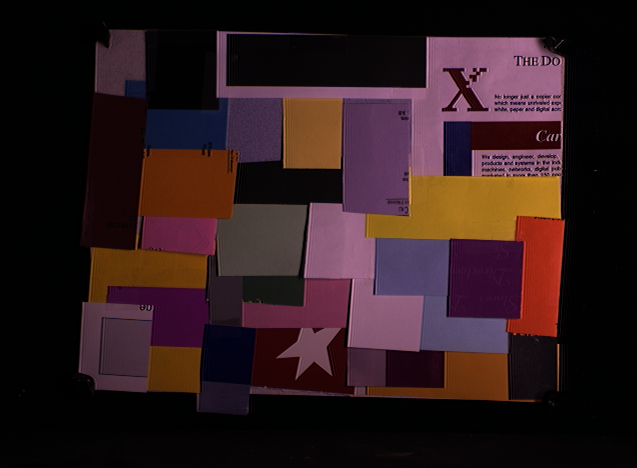
%> input picture demo_JORDER_release/Util/weighted_GE/mondrian.tif, 637 x 468 px
$ octave ColorConstancyDemo.m   (GNU Octave 9; MATLAB toolbox functions it lacks are replaced by stand-ins)
%> lines starting %> are read from the running program, lines starting %| are printed output that depends on the picture; in (x1, y1, x2, y2) boxes, pixels count from 0 and x2, y2 are one past the last pixel; in counts of white or black regions, pixels touching at a corner belong together; the program's own positions count from 1
### demo_JORDER_release/Util/weighted_GE/dilation33.m
function out = dilation33( in, it )

if ( nargin<2 )
    it = 1;
end

hh = size( in, 1 );
ll = size( in, 2 );
out = zeros( hh, ll, 3 );

while( it > 0 )
    it = it - 1;
    out(:,:,1) = [in(2:hh, :); in(hh, :)];
    out(:,:,2) = in;
    out(:,:,3) = [in(1, :); in(1:hh-1, :)];
    out2 = max( out, [], 3 );
    out(:,:,1) = [out2(:, 2:ll), out2(:, ll)];
    out(:,:,2) = out2;
    out(:,:,3) = [out2(:, 1), out2(:, 1:ll-1)];
    out = max( out, [], 3 );
    in = out;
end

### demo_JORDER_release/Util/weighted_GE/general_cc.m
% general_cc: estimates the light source of an input_image.
%
% Depending on the parameters the estimation is equal to Grey-Wolrd, Max-RGB, general Grey-World,
% Shades-of-Gray or Grey-Edge algorithm.
%
% SYNOPSIS:
%    [white_R ,white_G ,white_B,output_data] = general_cc(input_data,njet,mink_norm,sigma,mask_im)
%
% INPUT :
%   input_data    : color input image (NxMx3)
%	njet          : the order of differentiation (range from 0-2).
%	mink_norm     : minkowski norm used (if mink_norm==-1 then the max
%                   operation is applied which is equal to minkowski_norm=infinity).
%   mask_im       : binary images with zeros on image positions which
%                   should be ignored.
% OUTPUT:
%   [white_R,white_G,white_B]           : illuminant color estimation
%   output_data                         : color corrected image

% LITERATURE :
%
% J. van de Weijer, Th. Gevers, A. Gijsenij
% "Edge-Based Color Constancy"
% IEEE Trans. Image Processing, accepted 2007.
%
% The paper includes references to other Color Constancy algorithms
% included in general_cc.m such as Grey-World, and max-RGB, and
% Shades-of-Gray.
%
% Source-code courtesy of Joost van de Weijer
%
function [white_R ,white_G ,white_B,output_data] = general_cc( input_data, njet, mink_norm, sigma, mask_im )

if ( nargin < 2 ), njet = 0; end
if ( nargin < 3 ), mink_norm = 1; end
if ( nargin < 4 ), sigma = 1; end
if ( nargin < 5 ), mask_im = zeros( size( input_data, 1 ), size( input_data, 2 ) ); end

% remove all saturated points
saturation_threshold = 255;
mask_im2 = mask_im + ( dilation33( double( max( input_data, [], 3 ) >= saturation_threshold ) ) );
mask_im2 = double( mask_im2 == 0 );
mask_im2 = set_border( mask_im2, sigma + 1, 0 );
% the mask_im2 contains pixels higher saturation_threshold and which are
% not included in mask_im.

output_data = input_data;

if( njet == 0 )
  if( sigma ~= 0 )
    for ii = 1:3
      input_data(:, :, ii) = gDer( input_data(:,:,ii), sigma, 0, 0 );
    end
  end
end

if( njet > 0 )
  [Rx, Gx ,Bx] = norm_derivative( input_data, sigma, njet );

  input_data(:, :, 1) = Rx;
  input_data(:, :, 2) = Gx;
  input_data(:, :, 3) = Bx;
end

input_data = abs( input_data );

if ( mink_norm ~= -1 ) % minkowski norm = (1,infinity >
    kleur = power( input_data, mink_norm );

    white_R = power( sum( sum( kleur(:, :, 1).*mask_im2 ) ), 1/mink_norm );
    white_G = power( sum( sum( kleur(:, :, 2).*mask_im2 ) ), 1/mink_norm );
    white_B = power( sum( sum( kleur(:, :, 3).*mask_im2 ) ), 1/mink_norm );

    som = sqrt( white_R^2 + white_G^2 + white_B^2 );

    white_R = white_R/som;
    white_G = white_G/som;
    white_B = white_B/som;
else                    %minkowski-norm is infinit: Max-algorithm
    R = input_data(:, :, 1);
    G = input_data(:, :, 2);
    B = input_data(:, :, 3);

    white_R = max( R(:).*mask_im2(:) );
    white_G = max( G(:).*mask_im2(:) );
    white_B = max( B(:).*mask_im2(:) );

    som=sqrt(white_R^2+white_G^2+white_B^2);

    white_R = white_R/som;
    white_G = white_G/som;
    white_B = white_B/som;
end
output_data(:, :, 1) = output_data(:, :, 1)/( white_R*sqrt(3) );
output_data(:, :, 2) = output_data(:, :, 2)/( white_G*sqrt(3) );
output_data(:, :, 3) = output_data(:, :, 3)/( white_B*sqrt(3) );

### demo_JORDER_release/Util/weighted_GE/set_border.m
function out = set_border( in, width, method )
% sets border to either zero method=0,or method=1 to average
if ( nargin < 3 )
  method = 1;
end

temp = ones( size( in ) );
[y x] = ndgrid( 1:size( in, 1 ), 1:size( in, 2 ) );
temp = temp.*( ( x < size( temp, 2 ) - width + 1 ) & ( x > width ) );
temp = temp.*( ( y < size( temp, 1 ) - width + 1 ) & ( y > width ) );
out  = temp.*in;
if ( method == 1 )
  out = out + ( sum( out(:) )./sum( temp(:) ) )*( ones( size( in ) ) - temp );
end

### demo_JORDER_release/Util/weighted_GE/fill_border.m
function out = fill_border( in, bw )

hh = size( in, 1 );
ww = size( in, 2 );
dd = size( in, 3 );

if( dd == 1 )
  out = zeros( hh+bw*2, ww+bw*2 );

  out( 1:bw, 1:bw )                       = ones( bw, bw ).*in( 1, 1 );
  out( bw+hh+1:2*bw+hh, 1:bw )            = ones( bw, bw ).*in( hh, 1 );
  out( 1:bw, bw+1+ww:2*bw+ww )            = ones( bw, bw ).*in( 1, ww );
  out( bw+hh+1:2*bw+hh, bw+1+ww:2*bw+ww ) = ones( bw, bw ).*in( hh, ww );
  out( bw+1:bw+hh, bw+1:bw+ww )           = in;
  out( 1:bw, bw+1:bw+ww )                 = ones( bw, 1 )*in( 1, : );
  out( bw+hh+1:2*bw+hh, bw+1:bw+ww )      = ones( bw, 1 )*in( hh, : );
  out( bw+1:bw+hh, 1:bw )                 = in( :, 1 )*ones( 1, bw );
  out( bw+1:bw+hh, bw+ww+1:2*bw+ww )      = in( :, ww )*ones( 1, bw );
else
  out = zeros( hh+bw*2, ww+bw*2, dd );
  for( ii = 1:dd )
    out( 1:bw, 1:bw, ii )                       = ones( bw, bw ).*in( 1, 1, ii );
    out( bw+hh+1:2*bw+hh, 1:bw, ii )            = ones( bw, bw ).*in( hh, 1, ii );
    out( 1:bw, bw+1+ww:2*bw+ww, ii )            = ones( bw, bw ).*in( 1, ww, ii );
    out( bw+hh+1:2*bw+hh, bw+1+ww:2*bw+ww, ii ) = ones( bw, bw ).*in( hh, ww, ii );
    out( bw+1:bw+hh, bw+1:bw+ww, ii )           = in( :, :, ii );
    out( 1:bw, bw+1:bw+ww, ii )                 = ones( bw, 1 )*in( 1, :, ii );
    out( bw+hh+1:2*bw+hh, bw+1:bw+ww, ii )      = ones( bw, 1 )*in( hh, :, ii );
    out( bw+1:bw+hh, 1:bw, ii )                 = in( :, 1, ii )*ones( 1, bw );
    out( bw+1:bw+hh, bw+ww+1:2*bw+ww, ii )      = in( :, ww, ii )*ones( 1, bw );
  end
end

### demo_JORDER_release/Util/weighted_GE/gDer.m
function [H] = gDer( f, sigma, iorder, jorder )

break_off_sigma = 3.;
filtersize = floor( break_off_sigma*sigma + 0.5 );

f = fill_border( f, filtersize );

x = -filtersize:1:filtersize;

Gauss = 1/( sqrt( 2*pi )*sigma )*exp( ( x.^2 )/( -2*sigma*sigma ) );

switch( iorder )
  case 0
    Gx = Gauss/sum( Gauss );
  case 1
    Gx = -( x/sigma^2 ).*Gauss;
    Gx = Gx./( sum( sum( x.*Gx ) ) );
  case 2
    Gx = ( x.^2/sigma^4 - 1/sigma^2 ).*Gauss;
    Gx = Gx - sum( Gx )/size( x, 2 );
    Gx = Gx/sum( 0.5*x.*x.*Gx );
end
H = filter2( Gx, f );

switch( jorder )
  case 0
    Gy =  Gauss/sum( Gauss );
  case 1
    Gy  =  -( x/sigma^2 ).*Gauss;
    Gy  =  Gy./( sum( sum( x.*Gy ) ) );
  case 2
    Gy = ( x.^2/sigma^4 - 1/sigma^2 ).*Gauss;
    Gy = Gy - sum( Gy )/size( x,2 );
    Gy = Gy/sum( 0.5*x.*x.*Gy );
end
H = filter2( Gy', H );

H = H( filtersize+1:size( H, 1 ) - filtersize, filtersize + 1:size( H, 2 ) - filtersize );

### demo_JORDER_release/Util/weighted_GE/norm_derivative.m
function [Rw, Gw, Bw] = norm_derivative(in, sigma, order)

if ( nargin < 3 )
  order = 1;
end

R = in(:, :, 1);
G = in(:, :, 2);
B = in(:, :, 3);

if ( order == 1 )
  Rx = gDer( R, sigma, 1, 0 );
  Ry = gDer( R, sigma, 0, 1 );
  Rw = sqrt( Rx.^2 + Ry.^2 );

  Gx = gDer( G, sigma, 1, 0 );
  Gy = gDer( G, sigma, 0, 1 );
  Gw = sqrt( Gx.^2 + Gy.^2 );

  Bx = gDer( B, sigma, 1, 0 );
  By = gDer( B, sigma, 0, 1 );
  Bw = sqrt( Bx.^2 + By.^2 );
end

if ( order==2 )        %computes frobenius norm
    Rxx = gDer( R, sigma, 2, 0 );
    Ryy = gDer( R, sigma, 0, 2 );
    Rxy = gDer( R, sigma, 1, 1 );
    Rw  = sqrt( Rxx.^2 + 4*Rxy.^2 + Ryy.^2 );

    Gxx = gDer( G, sigma, 2, 0 );
    Gyy = gDer( G, sigma, 0, 2 );
    Gxy = gDer( G, sigma, 1, 1 );
    Gw  = sqrt( Gxx.^2 + 4*Gxy.^2 + Gyy.^2 );

    Bxx = gDer( B, sigma, 2, 0 );
    Byy = gDer( B, sigma, 0, 2 );
    Bxy = gDer( B, sigma, 1, 1 );
    Bw  = sqrt( Bxx.^2 + 4*Bxy.^2 + Byy.^2 );
end

### demo_JORDER_release/Util/weighted_GE/weightedGE.m
%  weightedGE: estimates the illuminant based on weighted Grey-Edge method
%
%
% SYNOPSIS:
%    [white_R ,white_G ,white_B,output_data] = weightedGE(input_data, kappa, mink_norm, sigma, mask_im)
%
% INPUT :
%   input_data    : color input image (NxMx3)
%   kappa         : weight-map construction parameter
%   mink_norm     : minkowski norm used (infinity not implemented).
%   mask_cal      : binary images with zeros on image positions which
%                   should be ignored (e.g. of calibration object)
%
% OUTPUT:
%   [white_R,white_G,white_B]           : illuminant color estimation
%   output_data                         : color corrected image
%

% LITERATURE :
%
% Arjan Gijsenij, Theo Gevers, Joost van de Weijer
% "Improving Color Constancy by Photometric Edge Weighting"
% IEEE Trans. on Pattern Analysis and Machine Intellignece, vol. 34(5):918-929, 2012.
%
% Source-code courtesy of Joost van de Weijer
%
function [white_R ,white_G ,white_B, output_im] = weightedGE( input_im, kappa, mink_norm, sigma, mask_cal )

if( nargin < 2 ), kappa = 1; end
if( nargin < 3 ), mink_norm = 1; end
if( nargin < 4 ), sigma = 1; end
if( nargin < 5 ), mask_cal = zeros( size( input_im, 1 ), size( input_im, 2 ) ); end

iter = 10;     % number of iterations

tmp_ill = [1/sqrt(3) 1/sqrt(3) 1/sqrt(3)];   % start iteration with white illuminate estimate
final_ill = tmp_ill;

input_im = double( input_im );
tmp_image = input_im;
flag = 1;
while( iter && flag )     % iteratively improve illuminant estimate
    iter = iter - 1;
    tmp_image(:, :, 1) = tmp_image(:, :, 1) ./ ( sqrt(3)*( tmp_ill(1) ) );
    tmp_image(:, :, 2) = tmp_image(:, :, 2) ./ ( sqrt(3)*( tmp_ill(2) ) );
    tmp_image(:, :, 3) = tmp_image(:, :, 3) ./ ( sqrt(3)*( tmp_ill(3) ) );

    [sp_var, Rw, Gw, Bw] = compute_spvar( tmp_image, sigma );

    mask_zeros = max( Rw, max( Gw, Bw ) ) < eps; % exclude zero gradients
    mask_pixels = ( dilation33( double( max( tmp_image, [], 3) == 255 ) ) ); % exclude saturated pixels
    mask = logical( set_border( double( ( mask_cal | mask_pixels | mask_zeros ) == 0 ), sigma+1, 0 ) );

    grad_im = sqrt( Rw.^2 + Gw.^2 + Bw.^2 );

    weight_map = ( sp_var./( grad_im ) ).^kappa;
    weight_map( weight_map > 1 ) = 1;

    data_Rx = power( Rw.*( weight_map ), mink_norm );
    data_Gx = power( Gw.*( weight_map ), mink_norm );
    data_Bx = power( Bw.*( weight_map ), mink_norm );

    tmp_ill(1) = power( sum( data_Rx( mask(:) ) ), 1/mink_norm );
    tmp_ill(2) = power( sum( data_Gx( mask(:) ) ), 1/mink_norm );
    tmp_ill(3) = power( sum( data_Bx( mask(:) ) ), 1/mink_norm );

    tmp_ill = tmp_ill ./ norm( tmp_ill );
    final_ill = final_ill.*tmp_ill;
    final_ill = final_ill ./ norm( final_ill );
    if ( ( acos( tmp_ill*( 1/sqrt(3)*[1 1 1]' ) )/pi*180 ) < 0.05 )  %stop iteration if chance smaller 0.05 degree (angular error)
      flag = 0;
    end
end
white_R = final_ill(1);
white_G = final_ill(2);
white_B = final_ill(3);
if ( nargout > 1 )
  output_im(:, :, 1) = input_im(:, :, 1) ./ ( sqrt(3)*( final_ill(1) ) );
  output_im(:, :, 2) = input_im(:, :, 2) ./ ( sqrt(3)*( final_ill(2) ) );
  output_im(:, :, 3) = input_im(:, :, 3) ./ ( sqrt(3)*( final_ill(3) ) );
end

### demo_JORDER_release/Util/weighted_GE/compute_spvar.m
function [sp_var, Rw, Gw, Bw] = compute_spvar( im, sigma )
% Compute only the specular variant.
% The weighting scheme returned by this function is the same
% as returned by compute_qi.m but much faster. This function
% only calculates the specular variant (giving the best results),
% while compute_qi.m also calculates the other weighting schemes
% used in [Gijsenij et al., PAMI 2012].
%


%split color channels
R = double( im(:,:,1) );
G = double( im(:,:,2) );
B = double( im(:,:,3) );

% computation of spatial derivatives
Rx = gDer( R, sigma, 1, 0 );
Ry = gDer( R, sigma, 0, 1 );
Rw = sqrt( Rx.^2 + Ry.^2 );

Gx = gDer( G, sigma, 1, 0 );
Gy = gDer( G, sigma, 0, 1 );
Gw = sqrt( Gx.^2 + Gy.^2 );

Bx = gDer( B, sigma, 1, 0 );
By = gDer( B, sigma, 0, 1 );
Bw = sqrt( Bx.^2 + By.^2 );

% Opponent_der
O3_x = ( Rx + Gx + Bx ) / sqrt(3);
O3_y = ( Ry + Gy + By ) / sqrt(3);

sp_var = sqrt( O3_x.^2 + O3_y.^2 );

### demo_JORDER_release/Util/weighted_GE/ColorConstancyDemo.m
% Shows example of illuminant estimation based on Grey-World, Shades of
% Gray, max-RGB, and Grey-Edge algorithm and weighted Grey-Edge
%
%
% See:
% J. van de Weijer, Th. Gevers, A. Gijsenij
% "Edge-Based Color Constancy"
% IEEE Trans. Image Processing, vol. 16(9):2207-2214, 2007.
%
% and:
% Arjan Gijsenij, Theo Gevers, Joost van de Weijer
% "Improving Color Constancy by Photometric Edge Weighting"
% IEEE Trans. on Pattern Analysis and Machine Intellignece, vol. 34(5):918-929, 2012.
%
% Source-code courtesy of Joost van de Weijer
%

input_im = double( imread( 'mondrian.tif' ) ); % example image taken from http://www.cs.sfu.ca/~colour/data/

figure(1);
imshow( uint8( input_im ) );
title( 'Input image' );

% Grey-World
[wR, wG, wB, out1] = general_cc( input_im, 0, 1, 0 );
%> after the loop in dilation33, `while( it > 0 )`: it = 0
%> in general_cc, `mask_im2 = double( mask_im2 == 0 );`: mask_im2: size 468x637 double; every value is 1
%> in set_border, `out  = temp.*in;`:
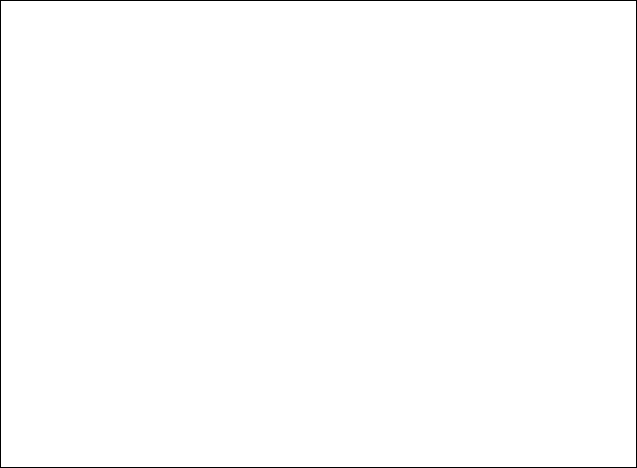
%> out: size 468x637 double; values 0 (black) and 1 (white), 99.3% white; black in thin lines or dots
%> in general_cc, `white_R = power( sum( sum( kleur(:, :, 1).*mask_im2 ) ), 1/mink_norm );`: white_R = 13750048
%> in general_cc, `white_G = power( sum( sum( kleur(:, :, 2).*mask_im2 ) ), 1/mink_norm );`: white_G = 7978268
%> in general_cc, `white_B = power( sum( sum( kleur(:, :, 3).*mask_im2 ) ), 1/mink_norm );`: white_B = 8650558
%> in general_cc, `som = sqrt( white_R^2 + white_G^2 + white_B^2 );`: som = 18098307.5
%> in general_cc, `white_R = white_R/som;`: white_R = 0.76
%> in general_cc, `white_G = white_G/som;`: white_G = 0.441
%> in general_cc, `white_B = white_B/som;`: white_B = 0.478
%> in general_cc, `output_data(:, :, 3) = output_data(:, :, 3)/( white_B*sqrt(3) );`:
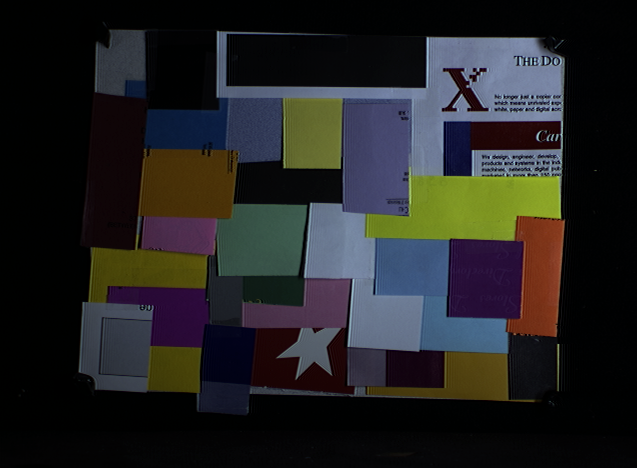
%> output_data: size 468x637x3 double; mean R, G, B 35.1, 35.1, 35.1
%> wR = 0.76; wG = 0.441; wB = 0.478
figure(2);
imshow( uint8( out1 ) );
title( 'Grey-World' );

% max-RGB
[wR, wG, wB, out2] = general_cc( input_im, 0, -1, 0 );
%> call 2 of general_cc, with njet = 0, mink_norm = -1, sigma = 0
%> in general_cc (call 2), `R = input_data(:, :, 1);`:
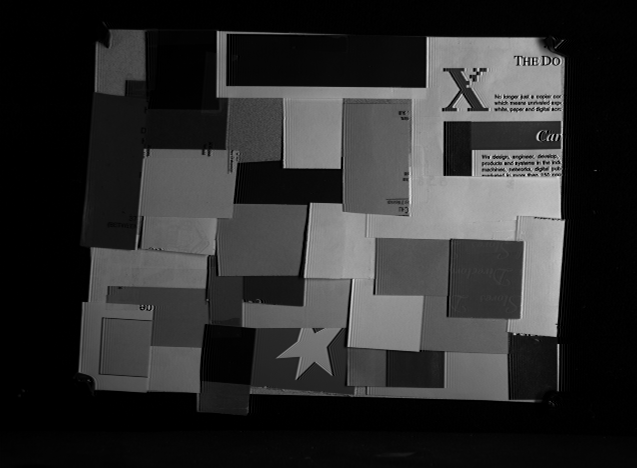
%> R: size 468x637 double; min 0, max 234, mean 46.1
%> in general_cc (call 2), `B = input_data(:, :, 3);`:
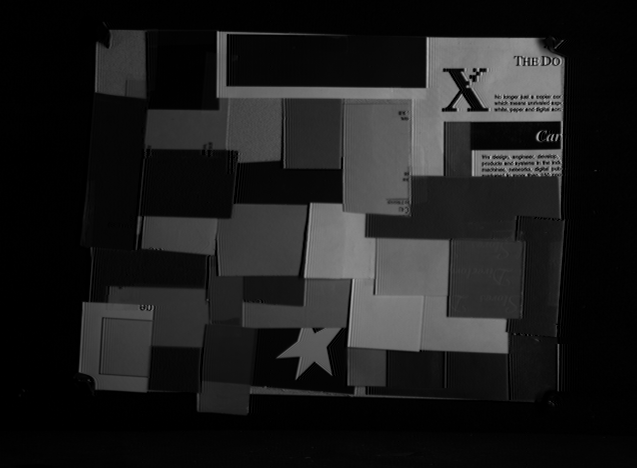
%> B: size 468x637 double; min 0, max 200, mean 29
%> in general_cc (call 2), `white_R = max( R(:).*mask_im2(:) );`: white_R = 234
%> in general_cc (call 2), `white_G = max( G(:).*mask_im2(:) );`: white_G = 168
%> in general_cc (call 2), `white_B = max( B(:).*mask_im2(:) );`: white_B = 200
%> in general_cc (call 2), `som=sqrt(white_R^2+white_G^2+white_B^2);`: som = 350.7
%> in general_cc (call 2), `white_R = white_R/som;`: white_R = 0.667
%> in general_cc (call 2), `white_G = white_G/som;`: white_G = 0.479
%> in general_cc (call 2), `white_B = white_B/som;`: white_B = 0.57
%> wR = 0.667; wG = 0.479; wB = 0.57
figure(3);
imshow( uint8( out2 ) );
title( 'max-RGB' );

% Shades of Grey (mink_norm can be any number between 1 and infinity)
mink_norm = 5;
[wR, wG, wB, out3] = general_cc( input_im, 0, mink_norm, 0);
%> call 3 of general_cc, with njet = 0, mink_norm = 5, sigma = 0
%> in general_cc (call 3), `kleur = power( input_data, mink_norm );`:
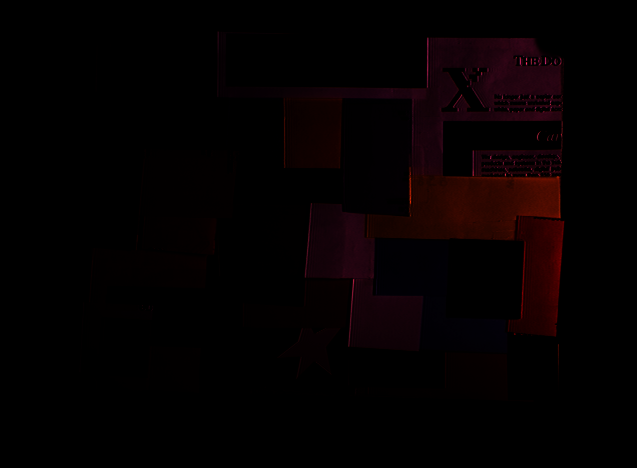
%> kleur: size 468x637x3 double; mean R, G, B 1.41e+10, 1.56e+09, 3.28e+09; drawn with min black and max white
%> in general_cc (call 3), `white_R = power( sum( sum( kleur(:, :, 1).*mask_im2 ) ), 1/mink_norm );`: white_R = 1332.8
%> in general_cc (call 3), `white_G = power( sum( sum( kleur(:, :, 2).*mask_im2 ) ), 1/mink_norm );`: white_G = 858.5
%> in general_cc (call 3), `white_B = power( sum( sum( kleur(:, :, 3).*mask_im2 ) ), 1/mink_norm );`: white_B = 995.6
%> in general_cc (call 3), `som = sqrt( white_R^2 + white_G^2 + white_B^2 );`: som = 1872.1
%> in general_cc (call 3), `white_R = white_R/som;`: white_R = 0.712
%> in general_cc (call 3), `white_G = white_G/som;`: white_G = 0.459
%> in general_cc (call 3), `white_B = white_B/som;`: white_B = 0.532
%> wR = 0.712; wG = 0.459; wB = 0.532
figure(4);
imshow( uint8( out3 ) );
title( 'Shades of Grey' );

% Grey-Edge (diff_order = 1 or 2, for 1st-order or 2nd-order derivative, using filter-size sigma)
mink_norm = 5;
sigma = 2;
diff_order = 1;
[wR, wG, wB, out4] = general_cc( input_im, diff_order, mink_norm, sigma );
%> in set_border (call 4), `out  = temp.*in;`: out: size 468x637 double; values 0 (black) and 1 (white), 97.8% white; 1 black region, box (x1, y1, x2, y2) and area: (0, 0, 637, 468) 6594
%> in fill_border, `out( 1:bw, 1:bw )                       = ones( bw, bw ).*in( 1, 1 );`: out: size 480x649 double; values 0 (black) and 1 (white), 0.01% white; 1 white region, box (x1, y1, x2, y2) and area: (0, 0, 6, 6) 36
%> in fill_border, `out( bw+hh+1:2*bw+hh, 1:bw )            = ones( bw, bw ).*in( hh, 1 );`: out: size 480x649 double; min 0, max 4, mean 0.000578
%> in fill_border, `out( 1:bw, bw+1+ww:2*bw+ww )            = ones( bw, bw ).*in( 1, ww );`: out: size 480x649 double; min 0, max 4, mean 0.000693
%> in fill_border, `out( bw+hh+1:2*bw+hh, bw+1+ww:2*bw+ww ) = ones( bw, bw ).*in( hh, ww );`: out: size 480x649 double; min 0, max 7, mean 0.0015
%> in fill_border, `out( 1:bw, bw+1:bw+ww )                 = ones( bw, 1 )*in( 1, : );`: out: size 480x649 double; min 0, max 234, mean 44.2; mean of the top-left, top-right, bottom-left and bottom-right quarters 28.3, 68.2, 32.1, 48
%> in fill_border, `out( bw+hh+1:2*bw+hh, bw+1:bw+ww )      = ones( bw, 1 )*in( hh, : );`: out: size 480x649 double; min 0, max 234, mean 44.2; mean of the top-left, top-right, bottom-left and bottom-right quarters 28.3, 68.2, 32.2, 48.2
%> in fill_border, `out( bw+1:bw+hh, bw+ww+1:2*bw+ww )      = in( :, ww )*ones( 1, bw );`: out: size 480x649 double; min 0, max 234, mean 44.3
%> call 2 of gDer, with sigma = 2, iorder = 0, jorder = 1
%> in gDer (call 2), `H = H( filtersize+1:size( H, 1 ) - filtersize, filtersize + 1:size( H,..`:
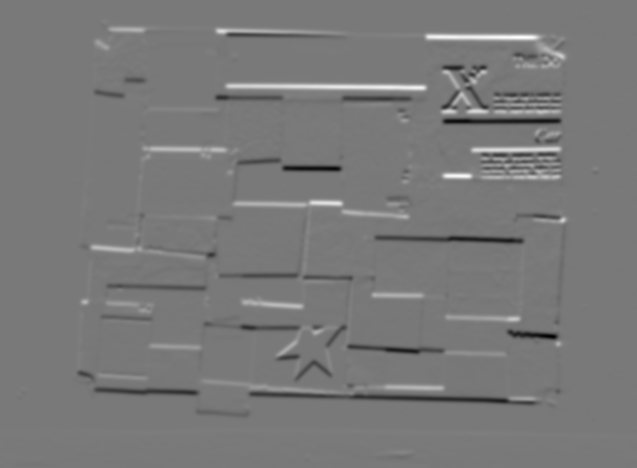
%> H: size 468x637 double; min -28.92, max 31.8, mean 0; drawn with min black and max white
%> call 3 of fill_border, with bw = 6
%> in fill_border (call 3), `out( bw+hh+1:2*bw+hh, 1:bw )            = ones( bw, bw ).*in( hh, 1 );`: out: size 480x649 double; values 0 (black) and 2 (white), 0.02% white; 2 white regions, box (x1, y1, x2, y2) and area: (0, 0, 6, 6) 36, (0, 474, 6, 480) 36
%> in fill_border (call 3), `out( 1:bw, bw+1+ww:2*bw+ww )            = ones( bw, bw ).*in( 1, ww );`: out: size 480x649 double; min 0, max 2, mean 0.000578
%> in fill_border (call 3), `out( bw+hh+1:2*bw+hh, bw+1+ww:2*bw+ww ) = ones( bw, bw ).*in( hh, ww );`: out: size 480x649 double; min 0, max 4, mean 0.00104
%> in fill_border (call 3), `out( bw+1:bw+hh, bw+1:bw+ww )           = in;`:
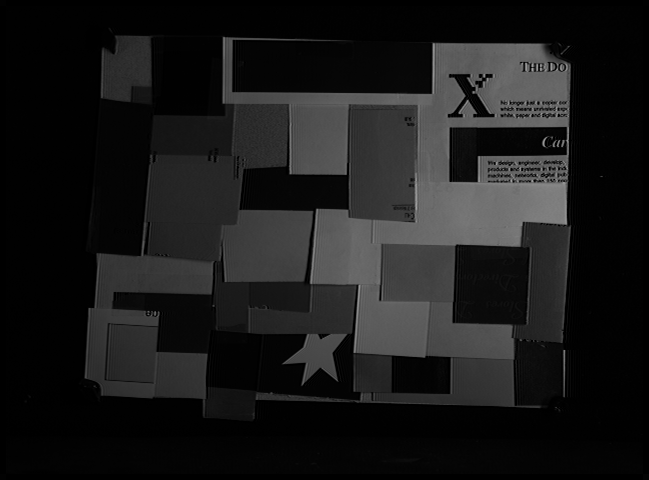
%> out: size 480x649 double; min 0, max 168, mean 25.6
%> in fill_border (call 3), `out( 1:bw, bw+1:bw+ww )                 = ones( bw, 1 )*in( 1, : );`: out: size 480x649 double; 1.21% of pixels changed, all inside (x1, y1, x2, y2) = (6, 0, 643, 6)
%> in fill_border (call 3), `out( bw+hh+1:2*bw+hh, bw+1:bw+ww )      = ones( bw, 1 )*in( hh, : );`: out: size 480x649 double; min 0, max 168, mean 25.7
%> in fill_border (call 3), `out( bw+1:bw+hh, 1:bw )                 = in( :, 1 )*ones( 1, bw );`: out: size 480x649 double; min 0, max 168, mean 25.7; mean of the top-left, top-right, bottom-left and bottom-right quarters 16.3, 43, 17.6, 25.8
%> in fill_border (call 3), `out( bw+1:bw+hh, bw+ww+1:2*bw+ww )      = in( :, ww )*ones( 1, bw );`: out: size 480x649 double; min 0, max 168, mean 25.7; mean of the top-left, top-right, bottom-left and bottom-right quarters 16.3, 43.1, 17.6, 25.8
%> wR = 0.696; wG = 0.464; wB = 0.548
figure(5);
imshow( uint8( out4 ) );
title( 'Grey-Edge' );

% Weighted Grey-Edge (kappa determines the weight given to the weight-map)
mink_norm = 5;
sigma = 2;
diff_order = 1;
kappa = 10;
[wR, wG, wB, out5] = weightedGE( input_im, kappa, mink_norm, sigma );
%> the loop in weightedGE, `while( iter && flag )` made 4 passes
%> (tmp_ill, final_ill) on passes 2 to 4: ([0.59 0.57 0.573], [0.663 0.468 0.585]), ([0.579 0.577 0.576], [0.664 0.467 0.584]), ([0.578 0.577 0.577], [0.665 0.467 0.583])
%> final_ill on pass 1: [0.651 0.476 0.592]
%> after the loop in weightedGE, `while( iter && flag )`: flag = 0; iter = 6
%> in weightedGE, `white_R = final_ill(1);`: white_R = 0.665
%> in weightedGE, `white_G = final_ill(2);`: white_G = 0.467
%> in weightedGE, `white_B = final_ill(3);`: white_B = 0.583
%> wR = 0.665; wG = 0.467; wB = 0.583
figure(6);
imshow( uint8( out5 ) );
title( 'Weighted Grey-Edge' );
